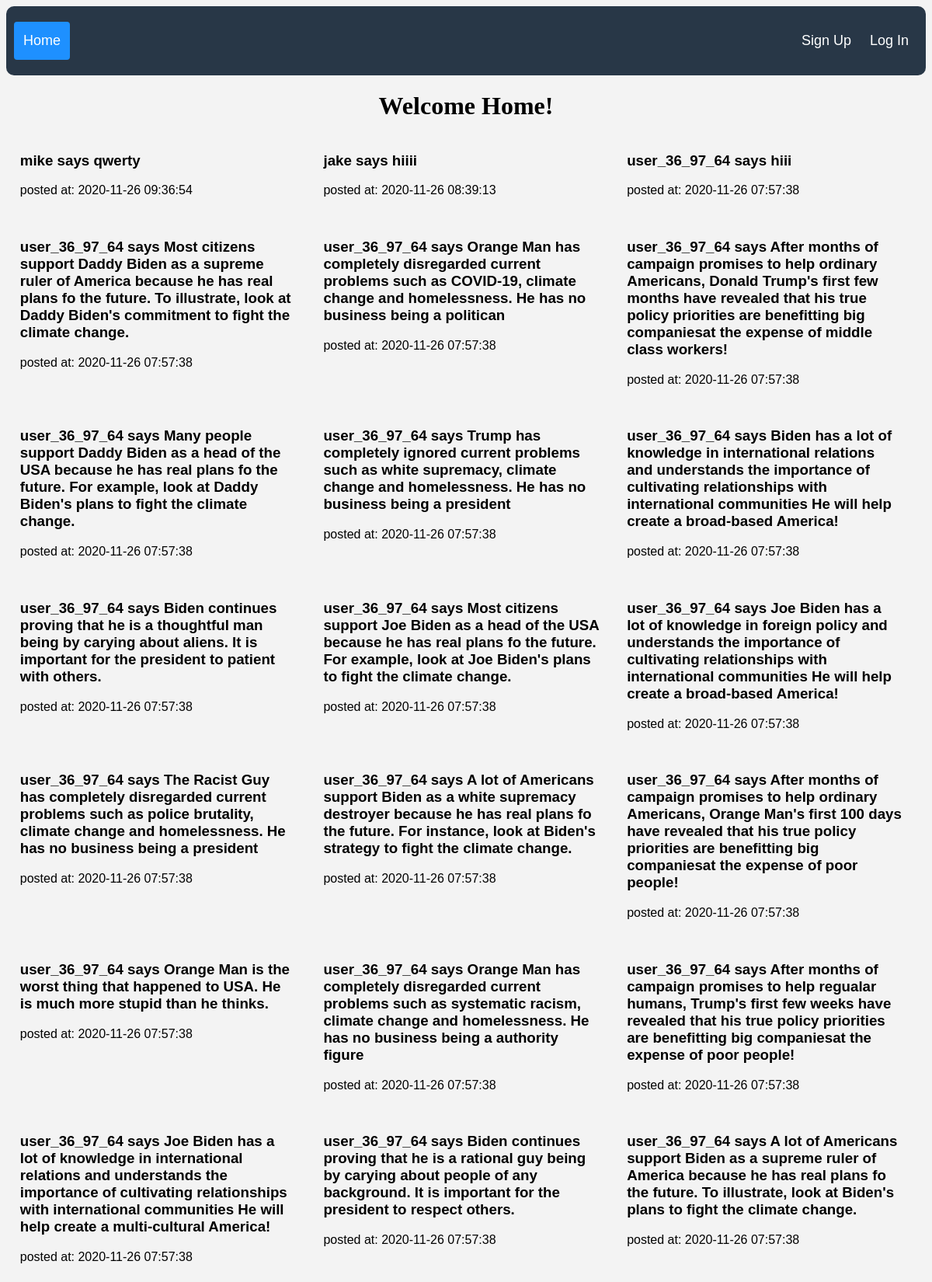
The page /home (upper part) on the database its author committed.
### tables this page shows
CREATE TABLE messages (
    id integer primary key,
    sender_id text not null,
    message text not null,
    created_at timestamp not null default current_timestamp
);

### lab.py (the view)
@app.route('/home', methods=['get', 'post'])
def home():
    con = sqlite3.connect('database.db')
    cur = con.cursor()
    cur.execute('''
        SELECT username, password from users where username=? and password=? ;
    ''', (request.cookies.get('username'), request.cookies.get('password')))
    rows = cur.fetchall()
    if len(list(rows))==0:
        login_successful=False
    else:
        login_successful=True
    cur.execute('''
        SELECT sender_id, message, created_at, id from messages;
    ''')
    rows = cur.fetchall()
    messages = []
    for row in rows:
        messages.append({'username': row[0], 'text': row[1], 'created_at':row[2], 'id':row[3]})
    messages.reverse()
    if request.form.get('delete'):
        print('success!!!!!!!!!!!!!!!')
    if login_successful:
        return render_template('home.html',username=request.cookies.get('username'), password=request.cookies.get('password'), messages=messages)
    else:
        return render_template('home.html', messages=messages)

### templates/home.html (shortened to what this page needs)
{% extends 'base.html' %}
{% block content %}
    {%if username %}
    <h1>Welcome Home, {{username}}!</h1>
    {% else %}
    <h1>Welcome Home!</h1>
    {% endif %}
    {% for message in messages %}
    <div class="display-messages">
        <h3>{{message.username}} says {{message.text}}</h3>
        <p>posted at: {{message.created_at}}</p>
        <br>
    </div>
{% endfor %}
<br> <br> <br> <br> <br> <br>
{% endblock %}

### templates/base.html (shortened to what this page needs)
<html>
    <head>
        <link rel = "stylesheet" href="{{ url_for('static', filename='style.css') }}" />
    </head>
    <body>
        <div class="header">
            <a class="active" href= "/home">Home</a>
            <div class="header-right">
                {% if username and password %}
                <a href= "/search_message">Search</a>
                <a href= "/create_message">Create a message</a>
                <a href= "/user">Your account</a>
                <a href= "/logout">Log Out</a>
                {% else %}
                <a href= "/sign_up">Sign Up</a>
                <a href= "/login">Log In</a>
                {% endif %}
            </div>
        </div>
        <div>
        {% block content %}
        {% endblock %}
        </div>
    </body>
</html>

### static/style.css (style rules this page uses)
body { color: black; background-color:#F3F3F3; }
h1, h2 { font-family: 'Corben', Georgia, Times, serif; text-align: center; }
p, div { font-family: 'Nobile', Helvetica, Arial, sans-serif; }
.header { overflow: hidden; color:white; background-color: #283747; padding: 20px 10px; top:0; position: sticky; border-radius: 10px; }
.header a { float: left; color: white; text-align: center; text-decoration: none; font-size: 18px; padding: 12px; line-height: 25px; border-radius: 4px; }
.header a.active { background-color: dodgerblue; color: white; }
.header-right { float: right; text-align: center; }
.display-messages { float: left; margin: 0 1.5%; width: 30%; }

### rows shown on the page
messages: username "mike", text "qwerty", created_at "2020-11-26 09:36:54"
messages: username "jake", text "hiiii", created_at "2020-11-26 08:39:13"
messages: username "user_36_97_64", text "hiii", created_at "2020-11-26 07:57:38"
messages: username "user_36_97_64", text "Most citizens support Daddy Biden as a supreme ruler of America because he has real plans fo the future. To illustrate, look at Daddy Biden's commitment to fight the climate change.", created_at "2020-11-26 07:57:38"
messages: username "user_36_97_64", text "Orange Man has completely disregarded current problems such as COVID-19, climate change and homelessness. He has no business being a politican", created_at "2020-11-26 07:57:38"
messages: username "user_36_97_64", text "After months of campaign promises to help ordinary Americans, Donald Trump's first few months have revealed that his true policy priorities are benefitting big companiesat the expense of middle class workers!", created_at "2020-11-26 07:57:38"
messages: username "user_36_97_64", text "Many people support Daddy Biden as a head of the USA because he has real plans fo the future. For example, look at Daddy Biden's plans to fight the climate change.", created_at "2020-11-26 07:57:38"
messages: username "user_36_97_64", text "Trump has completely ignored current problems such as white supremacy, climate change and homelessness. He has no business being a president", created_at "2020-11-26 07:57:38"
messages: username "user_36_97_64", text "Biden has a lot of knowledge in international relations and understands the importance of cultivating relationships with international communities He will help create a broad-based America!", created_at "2020-11-26 07:57:38"
messages: username "user_36_97_64", text "Biden continues proving that he is a thoughtful man being by carying about aliens. It is important for the president to patient with others.", created_at "2020-11-26 07:57:38"
messages: username "user_36_97_64", text "Most citizens support Joe Biden as a head of the USA because he has real plans fo the future. For example, look at Joe Biden's plans to fight the climate change.", created_at "2020-11-26 07:57:38"
messages: username "user_36_97_64", text "Joe Biden has a lot of knowledge in foreign policy and understands the importance of cultivating relationships with international communities He will help create a broad-based America!", created_at "2020-11-26 07:57:38"
messages: username "user_36_97_64", text "The Racist Guy has completely disregarded current problems such as police brutality, climate change and homelessness. He has no business being a president", created_at "2020-11-26 07:57:38"
messages: username "user_36_97_64", text "A lot of Americans support Biden as a white supremacy destroyer because he has real plans fo the future. For instance, look at Biden's strategy to fight the climate change.", created_at "2020-11-26 07:57:38"
messages: username "user_36_97_64", text "After months of campaign promises to help ordinary Americans, Orange Man's first 100 days have revealed that his true policy priorities are benefitting big companiesat the expense of poor people!", created_at "2020-11-26 07:57:38"
messages: username "user_36_97_64", text "Orange Man is the worst thing that happened to USA. He is much more stupid than he thinks.", created_at "2020-11-26 07:57:38"
messages: username "user_36_97_64", text "Orange Man has completely disregarded current problems such as systematic racism, climate change and homelessness. He has no business being a authority figure", created_at "2020-11-26 07:57:38"
messages: username "user_36_97_64", text "After months of campaign promises to help regualar humans, Trump's first few weeks have revealed that his true policy priorities are benefitting big companiesat the expense of poor people!", created_at "2020-11-26 07:57:38"
messages: username "user_36_97_64", text "Joe Biden has a lot of knowledge in international relations and understands the importance of cultivating relationships with international communities He will help create a multi-cultural America!", created_at "2020-11-26 07:57:38"
messages: username "user_36_97_64", text "Biden continues proving that he is a rational guy being by carying about people of any background. It is important for the president to respect others.", created_at "2020-11-26 07:57:38"
messages: username "user_36_97_64", text "A lot of Americans support Biden as a supreme ruler of America because he has real plans fo the future. To illustrate, look at Biden's plans to fight the climate change.", created_at "2020-11-26 07:57:38"
